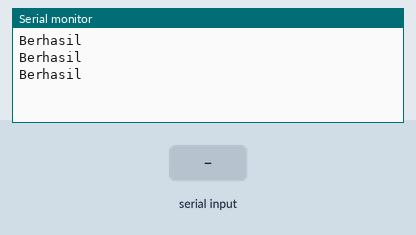
Recording of a sketch running on a simulated Arduino Uno, built with avr-gcc and run on an emulated ATmega328P. Shown: the last lines printed to the serial monitor. The inputs (shaded band) are chosen by the test bench.

Above: at 1.2 s.
1.3 s: "1" received over Serial
At 1.81 s:
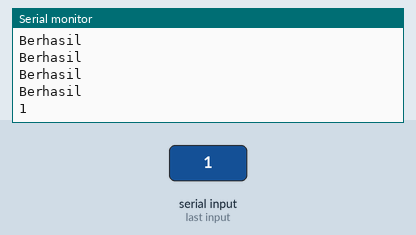
3.0 s: "0" received over Serial
At 3.31 s:
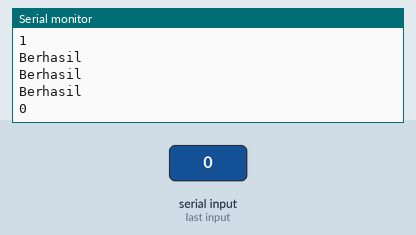
4.5 s: "2" received over Serial
At 4.81 s:
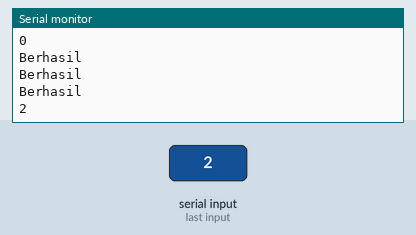

The sketch:

latihanNodeMcu.ino
```cpp
void setup() {
  Serial.begin(9600);

}

void loop() {
  Serial.println("Berhasil");
  //baca data dari NodeMCU
  //sediakan variabel untuk menampung data
String data = "";
//selama data serial ada atau tersedia
while(Serial.available()>0){
  //ambil data kemudian masukan ke dalam variabel data
  data += char(Serial.read());
}
//tampilkan di serial monitor
Serial.println(data);
delay(500);
}
```

Measured:
- after the input at 1.3 s, the serial monitor: prints a new line after 0.21 s (image 1)
- after the input at 3.0 s, the serial monitor: prints a new line at once (image 2)
- after the input at 4.5 s, the serial monitor: prints a new line at once (image 3)
